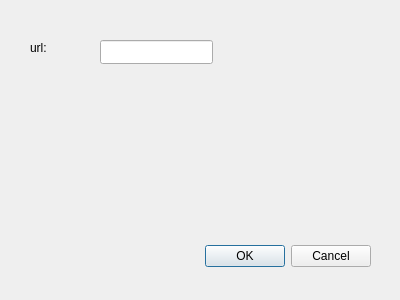
<?xml version="1.0" encoding="UTF-8"?>
<ui version="4.0">
 <class>Dialog</class>
 <widget class="QDialog" name="Dialog">
  <property name="geometry">
   <rect>
    <x>0</x>
    <y>0</y>
    <width>400</width>
    <height>300</height>
   </rect>
  </property>
  <property name="windowTitle">
   <string>Dialog</string>
  </property>
  <widget class="QDialogButtonBox" name="buttonBox">
   <property name="geometry">
    <rect>
     <x>30</x>
     <y>240</y>
     <width>341</width>
     <height>32</height>
    </rect>
   </property>
   <property name="orientation">
    <enum>Qt::Horizontal</enum>
   </property>
   <property name="standardButtons">
    <set>QDialogButtonBox::Cancel|QDialogButtonBox::Ok</set>
   </property>
  </widget>
  <widget class="QLineEdit" name="lineEdit">
   <property name="geometry">
    <rect>
     <x>100</x>
     <y>40</y>
     <width>113</width>
     <height>24</height>
    </rect>
   </property>
  </widget>
  <widget class="QLabel" name="label">
   <property name="geometry">
    <rect>
     <x>30</x>
     <y>40</y>
     <width>58</width>
     <height>16</height>
    </rect>
   </property>
   <property name="text">
    <string>url:</string>
   </property>
  </widget>
 </widget>
 <resources/>
 <connections>
  <connection>
   <sender>buttonBox</sender>
   <signal>accepted()</signal>
   <receiver>Dialog</receiver>
   <slot>accept()</slot>
   <hints>
    <hint type="sourcelabel">
     <x>248</x>
     <y>254</y>
    </hint>
    <hint type="destinationlabel">
     <x>157</x>
     <y>274</y>
    </hint>
   </hints>
  </connection>
  <connection>
   <sender>buttonBox</sender>
   <signal>rejected()</signal>
   <receiver>Dialog</receiver>
   <slot>reject()</slot>
   <hints>
    <hint type="sourcelabel">
     <x>316</x>
     <y>260</y>
    </hint>
    <hint type="destinationlabel">
     <x>286</x>
     <y>274</y>
    </hint>
   </hints>
  </connection>
 </connections>
</ui>
